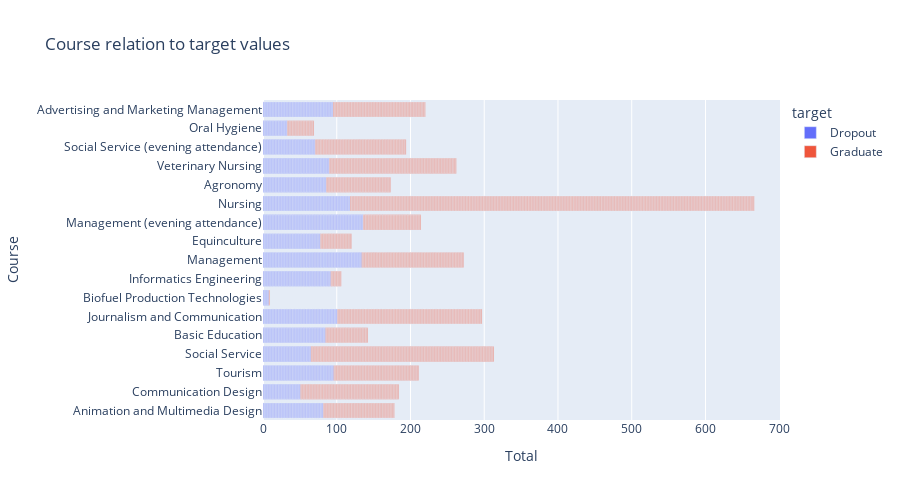

Here is the notebook cell this chart was saved with:
### Code cell
# Relation between Courses and target Values

fig = px.bar(data_copy, y="course",color="target", orientation='h',
            height=500,
             title='Course relation to target values')
fig.update_layout(xaxis_title="Total",
            yaxis_title="Course")
fig.show()

# Saving the plot
fig.write_image("Course_relation_to_target_values.png")

### Figure 1 — Plotly figure (JSON) as saved in the notebook; plotly's stock layout.template omitted (floating-point values rounded to 4 significant figures; data arrays with more than 128 entries replaced by an {"elided": "..."} marker saying what was removed)
{"data": [{"alignmentgroup": "True", "hovertemplate": "target=Dropout<br>count=%{x}<br>course=%{y}<extra></extra>", "legendgroup": "Dropout", "marker": {"color": "#636efa", "pattern": {"shape": ""}}, "name": "Dropout", "offsetgroup": "Dropout", "orientation": "h", "showlegend": true, "textposition": "auto", "type": "bar", "x": {"elided": "1421 int values"}, "xaxis": "x", "y": {"elided": "1421 str values"}, "yaxis": "y"}, {"alignmentgroup": "True", "hovertemplate": "target=Graduate<br>count=%{x}<br>course=%{y}<extra></extra>", "legendgroup": "Graduate", "marker": {"color": "#EF553B", "pattern": {"shape": ""}}, "name": "Graduate", "offsetgroup": "Graduate", "orientation": "h", "showlegend": true, "textposition": "auto", "type": "bar", "x": {"elided": "2209 int values"}, "xaxis": "x", "y": {"elided": "2209 str values"}, "yaxis": "y"}], "layout": {"barmode": "relative", "height": 500, "legend": {"title": {"text": "target"}, "tracegroupgap": 0}, "title": {"text": "Course relation to target values"}, "xaxis": {"anchor": "y", "domain": [0, 1], "title": {"text": "Total"}}, "yaxis": {"anchor": "x", "domain": [0, 1], "title": {"text": "Course"}}}}
